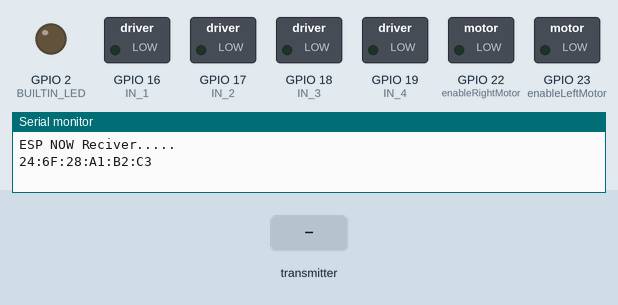
A sketch run on a simulated ESP32. Parts: switched loads named in the sketch (green lamp = pin HIGH), output pins drawn as LEDs (lit = HIGH), the last lines printed to the serial monitor. Dashed ring = blinking. The inputs (shaded band) are chosen by the test bench.

Above: at 1.2 s.
1.3 s: the transmitter starts sending switchPressed = 1
At 2.05 s:
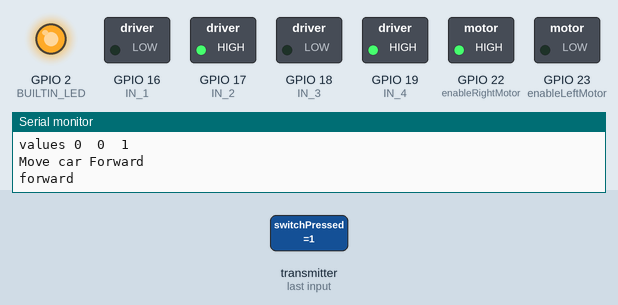
4.3 s: the transmitter starts sending yAxisValue = 255
At 5.05 s:
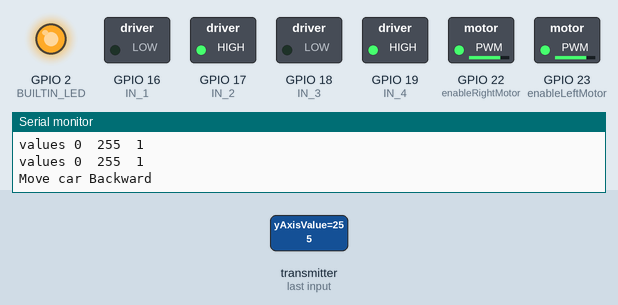
7.3 s: the transmitter starts sending xAxisValue = 64
10.3 s: the transmitter starts sending xAxisValue = 255
At 10.7 s:
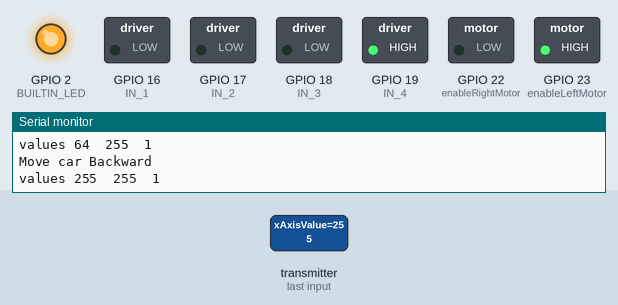
13.3 s: the transmitter starts sending yAxisValue = 0
At 14.05 s:
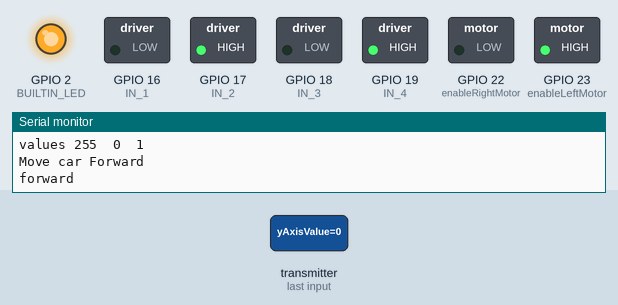
16.3 s: the transmitter starts sending xAxisValue = 128
At 16.6 s:
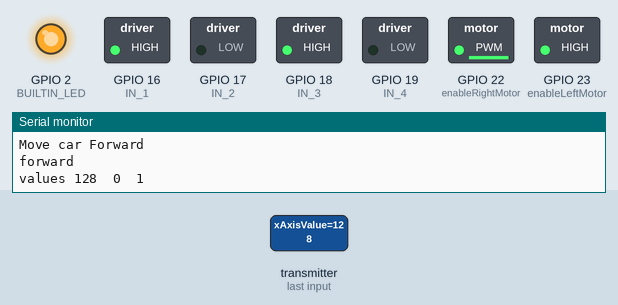
Timing chart, 0 to 20.3 s (numbered marks = the images above; inputs shaded):
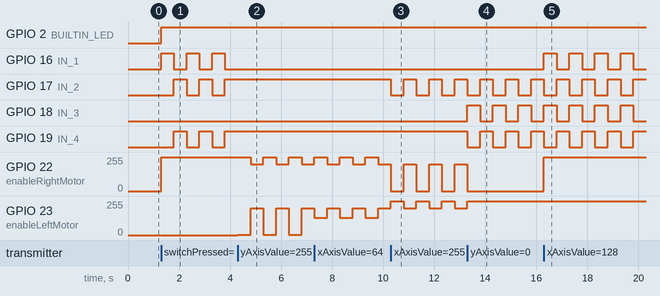

The sketch:

MSK_ESP32_Receiver_car_L298_joystick.ino
```cpp
//This code is developed by vivek kumar for joy stick for esp32 robot
#include <esp_now.h>
#include <WiFi.h>
//must use 38 pin
//Right motor
int enableRightMotor = 22;
int rightMotorPin1 = 16;
int rightMotorPin2 = 17;
//Left motor
int enableLeftMotor = 23;
int leftMotorPin1 = 18;
int leftMotorPin2 = 19;
#define BUILTIN_LED 2
#define IN_1 16 //rx2
#define IN_2 17 //tx2
// motor 2 settings
#define IN_3 18 //d18
#define IN_4 19 //d19


#define MAX_MOTOR_SPEED 200

const int PWMFreq = 1000; /* 1 KHz */
const int PWMResolution = 8;
const int rightMotorPWMSpeedChannel = 4;
const int leftMotorPWMSpeedChannel = 5;

#define SIGNAL_TIMEOUT 1000  // This is signal timeout in milli seconds. We will reset the data if no signal
unsigned long lastRecvTime = 0;

struct PacketData
{
  byte xAxisValue;
  byte yAxisValue;
  byte switchPressed;
};
PacketData receiverData;

bool throttleAndSteeringMode = false;

// callback function that will be executed when data is received
void OnDataRecv(const uint8_t * mac, const uint8_t *incomingData, int len)
{
  if (len == 0)
  {
    digitalWrite(BUILTIN_LED, LOW);
    return;
  }
  digitalWrite(BUILTIN_LED, HIGH);
  memcpy(&receiverData, incomingData, sizeof(receiverData));
  String inputData ;
  inputData = inputData + "values " + receiverData.xAxisValue + "  " + receiverData.yAxisValue + "  " + receiverData.switchPressed;
  Serial.println(inputData);
  if (receiverData.switchPressed == true)
  {
    if (throttleAndSteeringMode == false)
    {
      throttleAndSteeringMode = true;
    }
    else
    {
      throttleAndSteeringMode = false;
    }
  }

  if (throttleAndSteeringMode)
  {
    throttleAndSteeringMovements();
  }
  else
  {
    simpleMovements();
  }

  lastRecvTime = millis();
}

void simpleMovements()
{
  if (receiverData.yAxisValue <= 130)       //Move car Forward
  {
    Serial.println("Move car Forward");
    //rotateMotor(MAX_MOTOR_SPEED, MAX_MOTOR_SPEED);
    Forward();
  }
  else if (receiverData.yAxisValue >= 175)   //Move car Backward
  {
    Serial.println("Move car Backward");
    rotateMotor(-MAX_MOTOR_SPEED, -MAX_MOTOR_SPEED);
  }
  else if (receiverData.xAxisValue >= 175)  //Move car Right
  {
    Serial.println("Move car Right");
    rotateMotor(-MAX_MOTOR_SPEED, MAX_MOTOR_SPEED);
  }
  else if (receiverData.xAxisValue <= 130)   //Move car Left
  {
    Serial.println("Move car Left");
    rotateMotor(MAX_MOTOR_SPEED, -MAX_MOTOR_SPEED);
  }
  else                                      //Stop the car
  {
    Serial.println("Stop Car");
    //rotateMotor(0, 0);
    Stop();
  }
}

void throttleAndSteeringMovements()
{
  int throttle = map( receiverData.yAxisValue, 254, 0, -255, 255);
  int steering = map( receiverData.xAxisValue, 0, 254, -255, 255);
  int motorDirection = 1;

  if (throttle < 0)       //Move car backward
  {
    motorDirection = -1;
  }

  int rightMotorSpeed, leftMotorSpeed;
  rightMotorSpeed =  abs(throttle) - steering;
  leftMotorSpeed =  abs(throttle) + steering;
  rightMotorSpeed = constrain(rightMotorSpeed, 0, 255);
  leftMotorSpeed = constrain(leftMotorSpeed, 0, 255);

  rotateMotor(rightMotorSpeed * motorDirection, leftMotorSpeed * motorDirection);
}

void rotateMotor(int rightMotorSpeed, int leftMotorSpeed)
{
  if (rightMotorSpeed < 0)
  {
    digitalWrite(rightMotorPin1, LOW);
    digitalWrite(rightMotorPin2, HIGH);
  }
  else if (rightMotorSpeed > 0)
  {
    digitalWrite(rightMotorPin1, HIGH);
    digitalWrite(rightMotorPin2, LOW);
  }
  else
  {
    digitalWrite(rightMotorPin1, LOW);
    digitalWrite(rightMotorPin2, LOW);
  }

  if (leftMotorSpeed < 0)
  {
    digitalWrite(leftMotorPin1, LOW);
    digitalWrite(leftMotorPin2, HIGH);
  }
  else if (leftMotorSpeed > 0)
  {
    digitalWrite(leftMotorPin1, HIGH);
    digitalWrite(leftMotorPin2, LOW);
  }
  else
  {
    digitalWrite(leftMotorPin1, LOW);
    digitalWrite(leftMotorPin2, LOW);
  }

  ledcWrite(rightMotorPWMSpeedChannel, abs(rightMotorSpeed));
  ledcWrite(leftMotorPWMSpeedChannel, abs(leftMotorSpeed));
}

void setUpPinModes()
{
  pinMode(enableRightMotor, OUTPUT);
  pinMode(rightMotorPin1, OUTPUT);
  pinMode(rightMotorPin2, OUTPUT);

  pinMode(enableLeftMotor, OUTPUT);
  pinMode(leftMotorPin1, OUTPUT);
  pinMode(leftMotorPin2, OUTPUT);

  pinMode(IN_1, OUTPUT);
  pinMode(IN_2, OUTPUT);
  pinMode(IN_3, OUTPUT);
  pinMode(IN_4, OUTPUT);


  //Set up PWM for motor speed
  ledcSetup(rightMotorPWMSpeedChannel, PWMFreq, PWMResolution);
  ledcSetup(leftMotorPWMSpeedChannel, PWMFreq, PWMResolution);
  ledcAttachPin(enableRightMotor, rightMotorPWMSpeedChannel);
  ledcAttachPin(enableLeftMotor, leftMotorPWMSpeedChannel);

  rotateMotor(0, 0);
}


void Forward() {

  digitalWrite(IN_1, LOW);
  digitalWrite(IN_2, HIGH);
  // analogWrite(ENA, speedCar);
  Serial.println("forward");
  digitalWrite(IN_3, LOW);
  digitalWrite(IN_4, HIGH);
  //analogWrite(ENB, speedCar);
}

void Reverse() {

  digitalWrite(IN_1, HIGH);
  digitalWrite(IN_2, LOW);
  // analogWrite(ENA, speedCar);
  Serial.println("back");
  digitalWrite(IN_3, HIGH);
  digitalWrite(IN_4, LOW);
  // analogWrite(ENB, speedCar);
}

void Right() {

  digitalWrite(IN_1, HIGH);
  digitalWrite(IN_2, LOW);
  // analogWrite(ENA, speedCar);
  Serial.println("right");
  digitalWrite(IN_3, LOW);
  digitalWrite(IN_4, HIGH);
  // analogWrite(ENB, speedCar);
}

void Left() {

  digitalWrite(IN_1, LOW);
  digitalWrite(IN_2, HIGH);
  // analogWrite(ENA, speedCar);
  Serial.println("left");
  digitalWrite(IN_3, HIGH);
  digitalWrite(IN_4, LOW);
  //  analogWrite(ENB, speedCar);
}

void goAheadRight() {

  digitalWrite(IN_1, LOW);
  digitalWrite(IN_2, HIGH);
  //analogWrite(ENA, speedCar/speed_Coeff);
  Serial.println("ahead right");
  digitalWrite(IN_3, LOW);
  digitalWrite(IN_4, HIGH);
  // analogWrite(ENB, speedCar);
}


void goAheadLeft() {

  digitalWrite(IN_1, LOW);
  digitalWrite(IN_2, HIGH);
  // analogWrite(ENA, speedCar);
  Serial.println("ahead left");
  digitalWrite(IN_3, LOW);
  digitalWrite(IN_4, HIGH);
  // analogWrite(ENB, speedCar/speed_Coeff);
}


void Stop() {

  digitalWrite(IN_1, LOW);
  digitalWrite(IN_2, LOW);
  //analogWrite(ENA, speedCar);
  Serial.println("stop");
  digitalWrite(IN_3, LOW);
  digitalWrite(IN_4, LOW);
  //  analogWrite(ENB, speedCar);
}

void setup()
{
  setUpPinModes();
  pinMode(BUILTIN_LED, OUTPUT);
  Serial.begin(115200);
  WiFi.mode(WIFI_STA);
  Serial.println("ESP NOW Reciver.....");
  Serial.println(WiFi.macAddress());
  // Init ESP-NOW
  if (esp_now_init() != ESP_OK)
  {
    digitalWrite(BUILTIN_LED, LOW);
    Serial.println("Error initializing ESP-NOW");
    return;
  }

  esp_now_register_recv_cb(OnDataRecv);
}

void loop()
{
  //Check Signal lost.
  unsigned long now = millis();
  if ( now - lastRecvTime > SIGNAL_TIMEOUT )
  {
    rotateMotor(0, 0);
    digitalWrite(BUILTIN_LED, LOW);
  }
}
```

Measured:
- after the input at 1.3 s, GPIO 2 (BUILTIN_LED): LOW → HIGH at once; GPIO 16 (IN_1): alternates HIGH for 0.50 s and LOW for 0.50 s, starting at once; GPIO 17 (IN_2), GPIO 19 (IN_4): alternates HIGH for 0.50 s and LOW for 0.50 s, starting after 0.50 s; GPIO 22 (enableRightMotor): 0/255 → 255/255 at once
- after the input at 4.3 s, GPIO 16 (IN_1): stops changing and stays LOW; GPIO 17 (IN_2), GPIO 19 (IN_4): stops changing and stays HIGH; GPIO 22 (enableRightMotor): alternates 255/255 for 0.50 s and 199/255 for 0.50 s, starting after 0.50 s; GPIO 23 (enableLeftMotor): alternates 199/255 for 0.50 s and 2/255 for 0.50 s, starting at once
- after the input at 10.3 s, GPIO 17 (IN_2): alternates HIGH for 0.50 s and LOW for 0.50 s, starting at once
- after the input at 13.3 s, GPIO 18 (IN_3), GPIO 19 (IN_4): alternates HIGH for 0.50 s and LOW for 0.50 s, starting at once; GPIO 22 (enableRightMotor): goes on until 13.3 s, then stays 0/255; GPIO 23 (enableLeftMotor): goes on until 13.3 s, then stays 255/255
- after the input at 16.3 s, GPIO 16 (IN_1): alternates HIGH for 0.50 s and LOW for 0.50 s, starting at once; GPIO 22 (enableRightMotor): 0/255 → 252/255 at once
